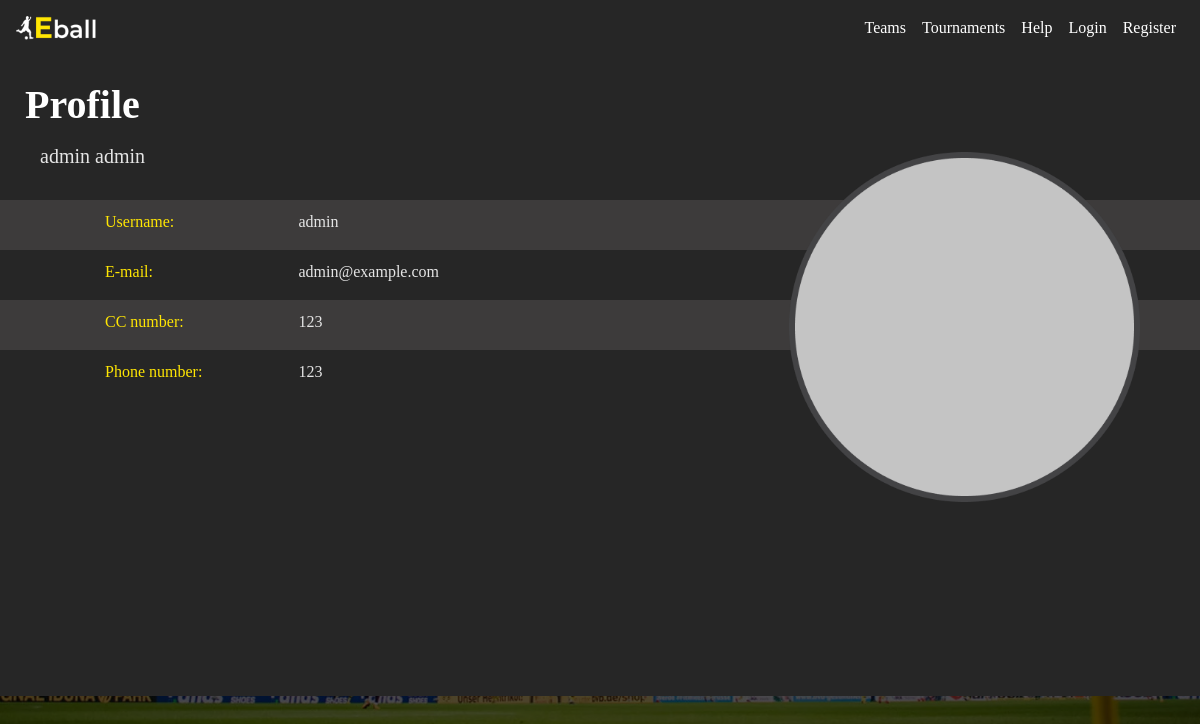
Page /profile/admin on the earlier database version.
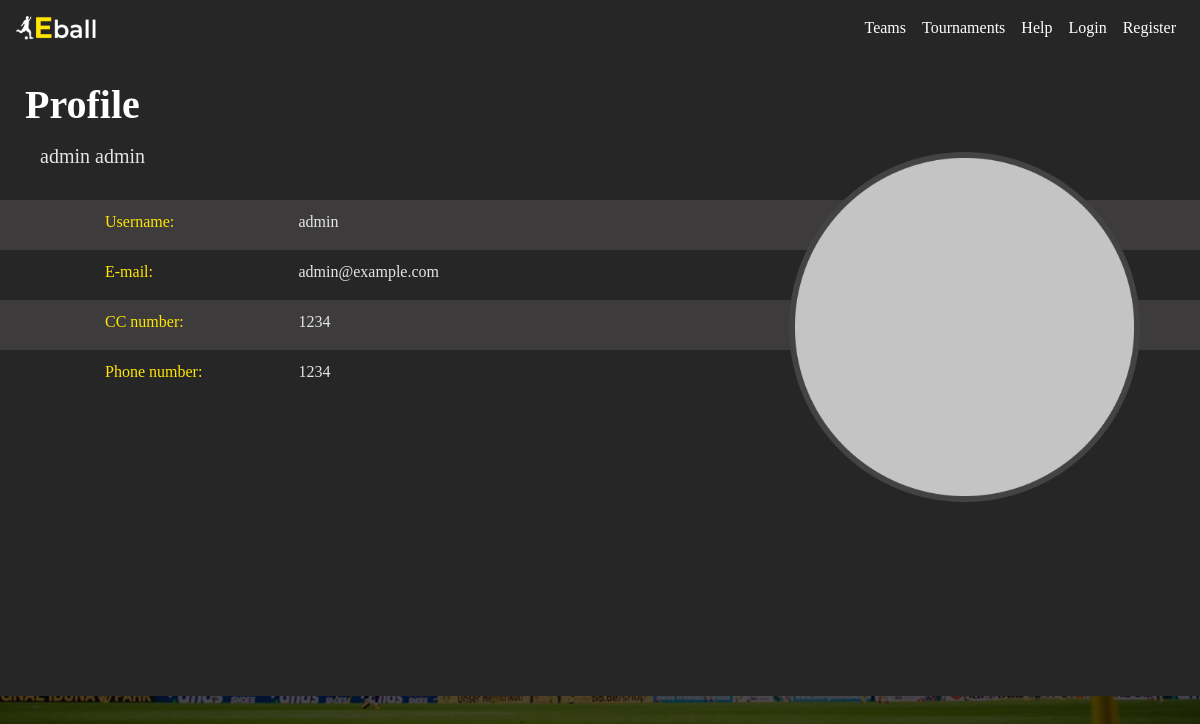
Same page on the later database version.
### appEball/models.py (models this page shows, shortened)
class CustomUser(AbstractUser):
    email = models.EmailField(max_length=255, unique=True, blank=False)
    firstName = models.CharField(max_length=100, blank=False)
    lastName = models.CharField(max_length=100, blank=False)
    ccNumber = models.IntegerField(unique=True, blank=False)
    phoneNumber = models.IntegerField(unique=True, blank=False)
    isAccepted = models.BooleanField(default=False)
    isTournamentManager = models.BooleanField(default=False)
    isCaptain = models.BooleanField(default=False)
    USERNAME_FIELD = 'username'
    REQUIRED_FIELDS = ['email', 'firstName', 'lastName', 'ccNumber', 'phoneNumber']
    class Meta:
        db_table = 'User'
        verbose_name = 'User'
        verbose_name_plural = 'Users'
        ordering = ["-username"]

### appEball/views.py (the view)
# urls.py: path('profile/<str:username>', views.user_profile, name='userProfile'),
def user_profile(request, username):
	requestedUser = CustomUser.objects.get(username=username)
	return render(request, 'appEball/user_profile.html', {'requestedUser':requestedUser})

### appEball/templates/appEball/user_profile.html (shortened to what this page needs)
{% extends 'appEball/base_with_grey_background.html' %}
{% load static %}
{% block css %}
    <link rel="stylesheet" type="text/css" href="{% static 'appEball/css/user_profile.css' %}">
{% endblock %}
{% block title %}
    Profile
{% endblock %}
{% block content2 %}
	<h2>{{ requestedUser.firstName }} {{ requestedUser.lastName }}</h2>
	<div class="content" id="profileContent">
		<div class="col" id="profileCol">
			<div class="row" id="row1">
				<div class="col-sm-2">
					<p class="userLabel line">Username:</p>
				</div>
				<div class="col">
					<p class="userInfo line">{{ requestedUser.username }}</p>
				</div>
			</div>
			<div class="row" id="row2">
				<div class="col-sm-2">
					<p class="userLabel line">E-mail:</p>
				</div>
				<div class="col">
					<p class="userInfo line">{{ requestedUser.email }}</p>
				</div>
			</div>
			<div class="row"  id="row1">
				<div class="col-sm-2">
					<p class="userLabel line">CC number:</p>
				</div>
				<div class="col">
					<p class="userInfo line">{{ requestedUser.ccNumber }}</p>
				</div>
			</div>
			<div class="row" id="row2">
				<div class="col-sm-2">
					<p class="userLabel line">Phone number:</p>
				</div>
				<div class="col">
					<p class="userInfo line">{{ requestedUser.phoneNumber }}</p>
				</div>
			</div>
		</div>
		<div class="col" id="colImg" align="right">
			<a href="">
				{% if requestedUser.profileImg.url is not none %}
					<img src="{{ requestedUser.profileImg.url }}" height="350px" alt="">
				{% else %}
					<img src="{% static 'appEball/assets/photo1.png' %}" height="350px" alt="">
				{% endif %}
			</a>
		</div>
	</div>
{% endblock %}

Differences in the rows shown:
changed CustomUser "admin": ccNumber "123" → "1234"; phoneNumber "123" → "1234"
